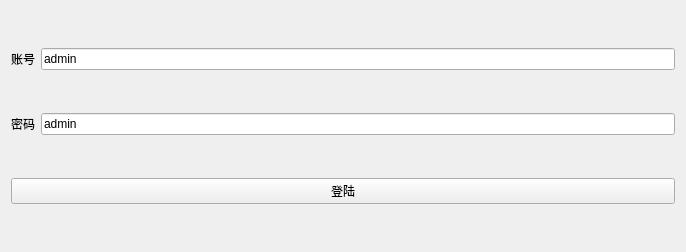
<?xml version="1.0" encoding="UTF-8"?>
<ui version="4.0">
 <class>login</class>
 <widget class="QWidget" name="login">
  <property name="geometry">
   <rect>
    <x>0</x>
    <y>0</y>
    <width>686</width>
    <height>252</height>
   </rect>
  </property>
  <property name="windowTitle">
   <string>Form</string>
  </property>
  <layout class="QGridLayout" name="gridLayout">
   <item row="0" column="0">
    <widget class="QLabel" name="label">
     <property name="text">
      <string>账号</string>
     </property>
    </widget>
   </item>
   <item row="0" column="1">
    <widget class="QLineEdit" name="lineEdit">
     <property name="text">
      <string>admin</string>
     </property>
    </widget>
   </item>
   <item row="1" column="0">
    <widget class="QLabel" name="label_2">
     <property name="text">
      <string>密码</string>
     </property>
    </widget>
   </item>
   <item row="1" column="1">
    <widget class="QLineEdit" name="lineEdit_2">
     <property name="text">
      <string>admin</string>
     </property>
    </widget>
   </item>
   <item row="2" column="0" colspan="2">
    <widget class="QPushButton" name="pushButton">
     <property name="text">
      <string>登陆</string>
     </property>
    </widget>
   </item>
  </layout>
 </widget>
 <resources/>
 <connections/>
</ui>
